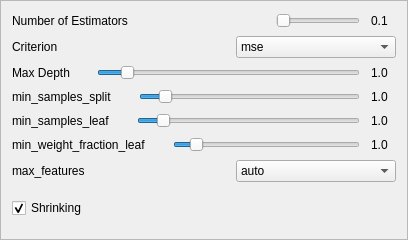
                       <widget class="QFrame" name="frame_17">
                        <property name="frameShape">
                         <enum>QFrame::StyledPanel</enum>
                        </property>
                        <property name="frameShadow">
                         <enum>QFrame::Raised</enum>
                        </property>
                        <layout class="QGridLayout" name="gridLayout_55">
                         <item row="5" column="0">
                          <layout class="QHBoxLayout" name="horizontalLayout_72">
                           <item>
                            <widget class="QLabel" name="label_84">
                             <property name="sizePolicy">
                              <sizepolicy hsizetype="Preferred" vsizetype="Fixed">
                               <horstretch>0</horstretch>
                               <verstretch>0</verstretch>
                              </sizepolicy>
                             </property>
                             <property name="text">
                              <string>min_weight_fraction_leaf</string>
                             </property>
                            </widget>
                           </item>
                           <item>
                            <spacer name="horizontalSpacer_51">
                             <property name="sizePolicy">
                              <sizepolicy hsizetype="Fixed" vsizetype="Minimum">
                               <horstretch>0</horstretch>
                               <verstretch>0</verstretch>
                              </sizepolicy>
                             </property>
                             <property name="orientation">
                              <enum>Qt::Horizontal</enum>
                             </property>
                             <property name="sizeType">
                              <enum>QSizePolicy::Fixed</enum>
                             </property>
                             <property name="sizeHint" stdset="0">
                              <size>
                               <width>21</width>
                               <height>18</height>
                              </size>
                             </property>
                            </spacer>
                           </item>
                           <item>
                            <widget class="QSlider" name="clas_svm_C_horizontalSlider_13">
                             <property name="sizePolicy">
                              <sizepolicy hsizetype="Expanding" vsizetype="Preferred">
                               <horstretch>0</horstretch>
                               <verstretch>0</verstretch>
                              </sizepolicy>
                             </property>
                             <property name="maximumSize">
                              <size>
                               <width>16777215</width>
                               <height>16777215</height>
                              </size>
                             </property>
                             <property name="minimum">
                              <number>1</number>
                             </property>
                             <property name="maximum">
                              <number>100</number>
                             </property>
                             <property name="pageStep">
                              <number>1</number>
                             </property>
                             <property name="value">
                              <number>10</number>
                             </property>
                             <property name="orientation">
                              <enum>Qt::Horizontal</enum>
                             </property>
                            </widget>
                           </item>
                           <item>
                            <spacer name="horizontalSpacer_52">
                             <property name="sizePolicy">
                              <sizepolicy hsizetype="Fixed" vsizetype="Minimum">
                               <horstretch>0</horstretch>
                               <verstretch>0</verstretch>
                              </sizepolicy>
                             </property>
                             <property name="orientation">
                              <enum>Qt::Horizontal</enum>
                             </property>
                             <property name="sizeType">
                              <enum>QSizePolicy::Fixed</enum>
                             </property>
                             <property name="sizeHint" stdset="0">
                              <size>
                               <width>5</width>
                               <height>5</height>
                              </size>
                             </property>
                            </spacer>
                           </item>
                           <item>
                            <widget class="QLabel" name="clas_svm_C_label_13">
                             <property name="sizePolicy">
                              <sizepolicy hsizetype="Fixed" vsizetype="Fixed">
                               <horstretch>0</horstretch>
                               <verstretch>0</verstretch>
                              </sizepolicy>
                             </property>
                             <property name="minimumSize">
                              <size>
                               <width>25</width>
                               <height>0</height>
                              </size>
                             </property>
                             <property name="text">
                              <string>1.0</string>
                             </property>
                            </widget>
                           </item>
                          </layout>
                         </item>
                         <item row="6" column="0">
                          <layout class="QVBoxLayout" name="verticalLayout_47">
                           <item>
                            <layout class="QHBoxLayout" name="horizontalLayout_73">
                             <item>
                              <widget class="QLabel" name="label_85">
                               <property name="sizePolicy">
                                <sizepolicy hsizetype="Preferred" vsizetype="Fixed">
                                 <horstretch>0</horstretch>
                                 <verstretch>0</verstretch>
                                </sizepolicy>
                               </property>
                               <property name="text">
                                <string>max_features</string>
                               </property>
                              </widget>
                             </item>
                             <item>
                              <widget class="QComboBox" name="clas_rf_max_features_comboBox_label_85">
                               <property name="sizePolicy">
                                <sizepolicy hsizetype="Preferred" vsizetype="Fixed">
                                 <horstretch>0</horstretch>
                                 <verstretch>0</verstretch>
                                </sizepolicy>
                               </property>
                               <property name="maximumSize">
                                <size>
                                 <width>160</width>
                                 <height>16777215</height>
                                </size>
                               </property>
                               <item>
                                <property name="text">
                                 <string>auto</string>
                                </property>
                               </item>
                               <item>
                                <property name="text">
                                 <string>sqrt</string>
                                </property>
                               </item>
                               <item>
                                <property name="text">
                                 <string>log2</string>
                                </property>
                               </item>
                              </widget>
                             </item>
                            </layout>
                           </item>
                          </layout>
                         </item>
                         <item row="2" column="0">
                          <layout class="QHBoxLayout" name="horizontalLayout_74">
                           <item>
                            <widget class="QLabel" name="label_86">
                             <property name="sizePolicy">
                              <sizepolicy hsizetype="Preferred" vsizetype="Fixed">
                               <horstretch>0</horstretch>
                               <verstretch>0</verstretch>
                              </sizepolicy>
                             </property>
                             <property name="text">
                              <string>Max Depth</string>
                             </property>
                            </widget>
                           </item>
                           <item>
                            <spacer name="horizontalSpacer_53">
                             <property name="sizePolicy">
                              <sizepolicy hsizetype="Fixed" vsizetype="Minimum">
                               <horstretch>0</horstretch>
                               <verstretch>0</verstretch>
                              </sizepolicy>
                             </property>
                             <property name="orientation">
                              <enum>Qt::Horizontal</enum>
                             </property>
                             <property name="sizeType">
                              <enum>QSizePolicy::Fixed</enum>
                             </property>
                             <property name="sizeHint" stdset="0">
                              <size>
                               <width>21</width>
                               <height>18</height>
                              </size>
                             </property>
                            </spacer>
                           </item>
                           <item>
                            <widget class="QSlider" name="clas_rf_max_depth_label_86_slider">
                             <property name="sizePolicy">
                              <sizepolicy hsizetype="Expanding" vsizetype="Preferred">
                               <horstretch>0</horstretch>
                               <verstretch>0</verstretch>
                              </sizepolicy>
                             </property>
                             <property name="maximumSize">
                              <size>
                               <width>16777215</width>
                               <height>16777215</height>
                              </size>
                             </property>
                             <property name="minimum">
                              <number>1</number>
                             </property>
                             <property name="maximum">
                              <number>100</number>
                             </property>
                             <property name="pageStep">
                              <number>1</number>
                             </property>
                             <property name="value">
                              <number>10</number>
                             </property>
                             <property name="orientation">
                              <enum>Qt::Horizontal</enum>
                             </property>
                            </widget>
                           </item>
                           <item>
                            <spacer name="horizontalSpacer_54">
                             <property name="sizePolicy">
                              <sizepolicy hsizetype="Fixed" vsizetype="Minimum">
                               <horstretch>0</horstretch>
                               <verstretch>0</verstretch>
                              </sizepolicy>
                             </property>
                             <property name="orientation">
                              <enum>Qt::Horizontal</enum>
                             </property>
                             <property name="sizeType">
                              <enum>QSizePolicy::Fixed</enum>
                             </property>
                             <property name="sizeHint" stdset="0">
                              <size>
                               <width>5</width>
                               <height>5</height>
                              </size>
                             </property>
                            </spacer>
                           </item>
                           <item>
                            <widget class="QLabel" name="rf_max_depth_label_86">
                             <property name="sizePolicy">
                              <sizepolicy hsizetype="Fixed" vsizetype="Fixed">
                               <horstretch>0</horstretch>
                               <verstretch>0</verstretch>
                              </sizepolicy>
                             </property>
                             <property name="minimumSize">
                              <size>
                               <width>25</width>
                               <height>0</height>
                              </size>
                             </property>
                             <property name="text">
                              <string>1.0</string>
                             </property>
                            </widget>
                           </item>
                          </layout>
                         </item>
                         <item row="4" column="0">
                          <layout class="QHBoxLayout" name="horizontalLayout_75">
                           <item>
                            <widget class="QLabel" name="label_87">
                             <property name="sizePolicy">
                              <sizepolicy hsizetype="Preferred" vsizetype="Fixed">
                               <horstretch>0</horstretch>
                               <verstretch>0</verstretch>
                              </sizepolicy>
                             </property>
                             <property name="text">
                              <string>min_samples_leaf</string>
                             </property>
                            </widget>
                           </item>
                           <item>
                            <spacer name="horizontalSpacer_55">
                             <property name="sizePolicy">
                              <sizepolicy hsizetype="Fixed" vsizetype="Minimum">
                               <horstretch>0</horstretch>
                               <verstretch>0</verstretch>
                              </sizepolicy>
                             </property>
                             <property name="orientation">
                              <enum>Qt::Horizontal</enum>
                             </property>
                             <property name="sizeType">
                              <enum>QSizePolicy::Fixed</enum>
                             </property>
                             <property name="sizeHint" stdset="0">
                              <size>
                               <width>21</width>
                               <height>18</height>
                              </size>
                             </property>
                            </spacer>
                           </item>
                           <item>
                            <widget class="QSlider" name="clas_svm_C_horizontalSlider_15">
                             <property name="sizePolicy">
                              <sizepolicy hsizetype="Expanding" vsizetype="Preferred">
                               <horstretch>0</horstretch>
                               <verstretch>0</verstretch>
                              </sizepolicy>
                             </property>
                             <property name="maximumSize">
                              <size>
                               <width>16777215</width>
                               <height>16777215</height>
                              </size>
                             </property>
                             <property name="minimum">
                              <number>1</number>
                             </property>
                             <property name="maximum">
                              <number>100</number>
                             </property>
                             <property name="pageStep">
                              <number>1</number>
                             </property>
                             <property name="value">
                              <number>10</number>
                             </property>
                             <property name="orientation">
                              <enum>Qt::Horizontal</enum>
                             </property>
                            </widget>
                           </item>
                           <item>
                            <spacer name="horizontalSpacer_56">
                             <property name="sizePolicy">
                              <sizepolicy hsizetype="Fixed" vsizetype="Minimum">
                               <horstretch>0</horstretch>
                               <verstretch>0</verstretch>
                              </sizepolicy>
                             </property>
                             <property name="orientation">
                              <enum>Qt::Horizontal</enum>
                             </property>
                             <property name="sizeType">
                              <enum>QSizePolicy::Fixed</enum>
                             </property>
                             <property name="sizeHint" stdset="0">
                              <size>
                               <width>5</width>
                               <height>5</height>
                              </size>
                             </property>
                            </spacer>
                           </item>
                           <item>
                            <widget class="QLabel" name="clas_svm_C_label_15">
                             <property name="sizePolicy">
                              <sizepolicy hsizetype="Fixed" vsizetype="Fixed">
                               <horstretch>0</horstretch>
                               <verstretch>0</verstretch>
                              </sizepolicy>
                             </property>
                             <property name="minimumSize">
                              <size>
                               <width>25</width>
                               <height>0</height>
                              </size>
                             </property>
                             <property name="text">
                              <string>1.0</string>
                             </property>
                            </widget>
                           </item>
                          </layout>
                         </item>
                         <item row="1" column="0">
                          <layout class="QVBoxLayout" name="verticalLayout_48">
                           <item>
                            <layout class="QHBoxLayout" name="horizontalLayout_76">
                             <item>
                              <widget class="QLabel" name="label_88">
                               <property name="sizePolicy">
                                <sizepolicy hsizetype="Preferred" vsizetype="Fixed">
                                 <horstretch>0</horstretch>
                                 <verstretch>0</verstretch>
                                </sizepolicy>
                               </property>
                               <property name="text">
                                <string>Criterion</string>
                               </property>
                              </widget>
                             </item>
                             <item>
                              <widget class="QComboBox" name="clas_rf_criterion_label_88">
                               <property name="sizePolicy">
                                <sizepolicy hsizetype="Preferred" vsizetype="Fixed">
                                 <horstretch>0</horstretch>
                                 <verstretch>0</verstretch>
                                </sizepolicy>
                               </property>
                               <property name="maximumSize">
                                <size>
                                 <width>160</width>
                                 <height>16777215</height>
                                </size>
                               </property>
                               <item>
                                <property name="text">
                                 <string>mse</string>
                                </property>
                               </item>
                               <item>
                                <property name="text">
                                 <string>mae</string>
                                </property>
                               </item>
                              </widget>
                             </item>
                            </layout>
                           </item>
                          </layout>
                         </item>
                         <item row="0" column="0">
                          <layout class="QHBoxLayout" name="horizontalLayout_77">
                           <item>
                            <widget class="QLabel" name="label_89">
                             <property name="sizePolicy">
                              <sizepolicy hsizetype="Fixed" vsizetype="Fixed">
                               <horstretch>0</horstretch>
                               <verstretch>0</verstretch>
                              </sizepolicy>
                             </property>
                             <property name="text">
                              <string>Number of Estimators</string>
                             </property>
                            </widget>
                           </item>
                           <item>
                            <spacer name="horizontalSpacer_57">
                             <property name="sizePolicy">
                              <sizepolicy hsizetype="Fixed" vsizetype="Minimum">
                               <horstretch>0</horstretch>
                               <verstretch>0</verstretch>
                              </sizepolicy>
                             </property>
                             <property name="orientation">
                              <enum>Qt::Horizontal</enum>
                             </property>
                             <property name="sizeType">
                              <enum>QSizePolicy::Fixed</enum>
                             </property>
                             <property name="sizeHint" stdset="0">
                              <size>
                               <width>142</width>
                               <height>18</height>
                              </size>
                             </property>
                            </spacer>
                           </item>
                           <item>
                            <widget class="QSlider" name="clas_rf_nb_estimators_label_89_slider">
                             <property name="sizePolicy">
                              <sizepolicy hsizetype="Expanding" vsizetype="Preferred">
                               <horstretch>0</horstretch>
                               <verstretch>0</verstretch>
                              </sizepolicy>
                             </property>
                             <property name="maximumSize">
                              <size>
                               <width>16777215</width>
                               <height>16777215</height>
                              </size>
                             </property>
                             <property name="minimum">
                              <number>1</number>
                             </property>
                             <property name="maximum">
                              <number>100</number>
                             </property>
                             <property name="orientation">
                              <enum>Qt::Horizontal</enum>
                             </property>
                            </widget>
                           </item>
                           <item>
                            <spacer name="horizontalSpacer_58">
                             <property name="sizePolicy">
                              <sizepolicy hsizetype="Fixed" vsizetype="Minimum">
                               <horstretch>0</horstretch>
                               <verstretch>0</verstretch>
                              </sizepolicy>
                             </property>
                             <property name="orientation">
                              <enum>Qt::Horizontal</enum>
                             </property>
                             <property name="sizeType">
                              <enum>QSizePolicy::Fixed</enum>
                             </property>
                             <property name="sizeHint" stdset="0">
                              <size>
                               <width>5</width>
                               <height>5</height>
                              </size>
                             </property>
                            </spacer>
                           </item>
                           <item>
                            <widget class="QLabel" name="clas_rf_nb_estimators_label_89">
                             <property name="sizePolicy">
                              <sizepolicy hsizetype="Fixed" vsizetype="Fixed">
                               <horstretch>0</horstretch>
                               <verstretch>0</verstretch>
                              </sizepolicy>
                             </property>
                             <property name="minimumSize">
                              <size>
                               <width>25</width>
                               <height>0</height>
                              </size>
                             </property>
                             <property name="text">
                              <string>0.1</string>
                             </property>
                            </widget>
                           </item>
                          </layout>
                         </item>
                         <item row="3" column="0">
                          <layout class="QHBoxLayout" name="horizontalLayout_78">
                           <item>
                            <widget class="QLabel" name="label_90">
                             <property name="sizePolicy">
                              <sizepolicy hsizetype="Preferred" vsizetype="Fixed">
                               <horstretch>0</horstretch>
                               <verstretch>0</verstretch>
                              </sizepolicy>
                             </property>
                             <property name="text">
                              <string>min_samples_split</string>
                             </property>
                            </widget>
                           </item>
                           <item>
                            <spacer name="horizontalSpacer_59">
                             <property name="sizePolicy">
                              <sizepolicy hsizetype="Fixed" vsizetype="Minimum">
                               <horstretch>0</horstretch>
                               <verstretch>0</verstretch>
                              </sizepolicy>
                             </property>
                             <property name="orientation">
                              <enum>Qt::Horizontal</enum>
                             </property>
                             <property name="sizeType">
                              <enum>QSizePolicy::Fixed</enum>
                             </property>
                             <property name="sizeHint" stdset="0">
                              <size>
                               <width>21</width>
                               <height>18</height>
                              </size>
                             </property>
                            </spacer>
                           </item>
                           <item>
                            <widget class="QSlider" name="clas_svm_C_horizontalSlider_16">
                             <property name="sizePolicy">
                              <sizepolicy hsizetype="Expanding" vsizetype="Preferred">
                               <horstretch>0</horstretch>
                               <verstretch>0</verstretch>
                              </sizepolicy>
                             </property>
                             <property name="maximumSize">
                              <size>
                               <width>16777215</width>
                               <height>16777215</height>
                              </size>
                             </property>
                             <property name="minimum">
                              <number>1</number>
                             </property>
                             <property name="maximum">
                              <number>100</number>
                             </property>
                             <property name="pageStep">
                              <number>1</number>
                             </property>
                             <property name="value">
                              <number>10</number>
                             </property>
                             <property name="orientation">
                              <enum>Qt::Horizontal</enum>
                             </property>
                            </widget>
                           </item>
                           <item>
                            <spacer name="horizontalSpacer_60">
                             <property name="sizePolicy">
                              <sizepolicy hsizetype="Fixed" vsizetype="Minimum">
                               <horstretch>0</horstretch>
                               <verstretch>0</verstretch>
                              </sizepolicy>
                             </property>
                             <property name="orientation">
                              <enum>Qt::Horizontal</enum>
                             </property>
                             <property name="sizeType">
                              <enum>QSizePolicy::Fixed</enum>
                             </property>
                             <property name="sizeHint" stdset="0">
                              <size>
                               <width>5</width>
                               <height>5</height>
                              </size>
                             </property>
                            </spacer>
                           </item>
                           <item>
                            <widget class="QLabel" name="clas_svm_C_label_16">
                             <property name="sizePolicy">
                              <sizepolicy hsizetype="Fixed" vsizetype="Fixed">
                               <horstretch>0</horstretch>
                               <verstretch>0</verstretch>
                              </sizepolicy>
                             </property>
                             <property name="minimumSize">
                              <size>
                               <width>25</width>
                               <height>0</height>
                              </size>
                             </property>
                             <property name="text">
                              <string>1.0</string>
                             </property>
                            </widget>
                           </item>
                          </layout>
                         </item>
                         <item row="7" column="0">
                          <layout class="QVBoxLayout" name="verticalLayout_49">
                           <item>
                            <spacer name="verticalSpacer_23">
                             <property name="orientation">
                              <enum>Qt::Vertical</enum>
                             </property>
                             <property name="sizeType">
                              <enum>QSizePolicy::Fixed</enum>
                             </property>
                             <property name="sizeHint" stdset="0">
                              <size>
                               <width>20</width>
                               <height>10</height>
                              </size>
                             </property>
                            </spacer>
                           </item>
                           <item>
                            <widget class="QCheckBox" name="clas_svm_shirinking_checkBox_5">
                             <property name="sizePolicy">
                              <sizepolicy hsizetype="Minimum" vsizetype="Fixed">
                               <horstretch>0</horstretch>
                               <verstretch>0</verstretch>
                              </sizepolicy>
                             </property>
                             <property name="text">
                              <string>Shrinking</string>
                             </property>
                             <property name="checked">
                              <bool>true</bool>
                             </property>
                            </widget>
                           </item>
                           <item>
                            <spacer name="verticalSpacer_24">
                             <property name="orientation">
                              <enum>Qt::Vertical</enum>
                             </property>
                             <property name="sizeType">
                              <enum>QSizePolicy::Fixed</enum>
                             </property>
                             <property name="sizeHint" stdset="0">
                              <size>
                               <width>20</width>
                               <height>10</height>
                              </size>
                             </property>
                            </spacer>
                           </item>
                          </layout>
                         </item>
                        </layout>
                       </widget>
